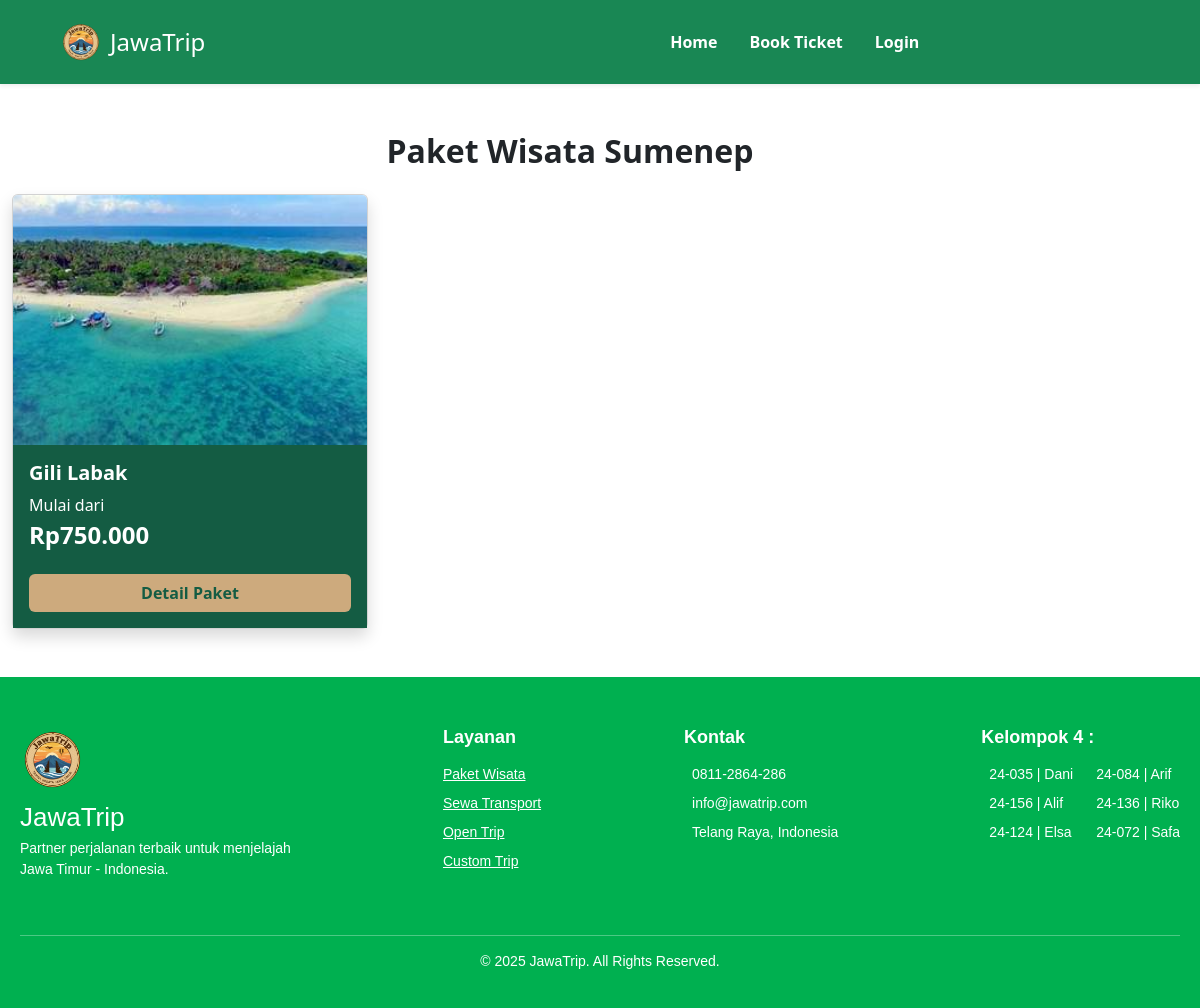
Page /paket.php?kota=Sumenep on the committed database.
### tables this page shows
CREATE TABLE `paket_wisata` (
  `id_paket` int(11) NOT NULL,
  `nama_paket` varchar(100) NOT NULL,
  `harga_per_pax` decimal(15,2) NOT NULL,
  `durasi` varchar(50) DEFAULT NULL,
  `id_hotel` int(11) DEFAULT NULL,
  `id_transport` int(11) DEFAULT NULL,
  `fasilitas_lain` text DEFAULT NULL COMMENT 'List html: <li>Makan 3x</li> <li>Tiket Masuk</li>',
  `gambar_paket` varchar(255) DEFAULT NULL,
  `id_kota` int(11) DEFAULT NULL,
  `deskripsi_wisata` text DEFAULT NULL
);

### paket.php (the view, shortened to what this page needs)
<?php
include 'koneksi.php';
include 'includes/header.php';
include 'includes/navbar.php';
$kota = isset($_GET['kota']) ? $_GET['kota'] : '';
$query = "SELECT p.*
          FROM paket_wisata p
          JOIN kota k ON p.id_kota = k.id_kota
          WHERE k.nama_kota = ?";
$stmt = $conn->prepare($query);
$stmt->bind_param("s", $kota);
$stmt->execute();
$result = $stmt->get_result();
?>
<div class="container py-5">
    <h2 class="fw-bold text-center mb-4">
        Paket Wisata <?= htmlspecialchars($kota) ?>
    </h2>
    <div class="row g-4">
        <?php if ($result->num_rows > 0): ?>
            <?php while ($row = $result->fetch_assoc()): ?>
                <div class="col-md-4">
                    <div class="card shadow h-100">
                        <img src="img/<?= $row['gambar_paket'] ?>"
                             class="card-img-top"
                             style="height:250px; object-fit:cover;">
                        <div class="card-body text-white"
                             style="background:#145C43;">
                            <h5 class="fw-bold"><?= $row['nama_paket'] ?></h5>
                            <p class="mb-1">Mulai dari</p>
                            <h4 class="fw-bold">
                                Rp<?= number_format($row['harga_per_pax'],0,',','.') ?>
                            </h4>
                            <a href="wisatamalang.php?id=<?= $row['id_paket'] ?>"
                               class="btn w-100 mt-3 fw-bold"
                               style="background:#CDAA7D;color:#145C43;">
                               Detail Paket
                            </a>
                        </div>
                    </div>
                </div>
            <?php endwhile; ?>
        <?php endif; ?>
    </div>
</div>
<?php include 'includes/footer.php'; ?>

### assets/dashboard_home.css (style rules this page uses)
html, body { margin: 0; padding: 0; }
@media (min-width: 992px) { main, .container, section { margin-left: 0; } }

### rows in the picture
paket_wisata: gambar_paket (picture), nama_paket "Gili Labak", harga_per_pax "750.000"

### other values in the picture
$kota "Sumenep"
